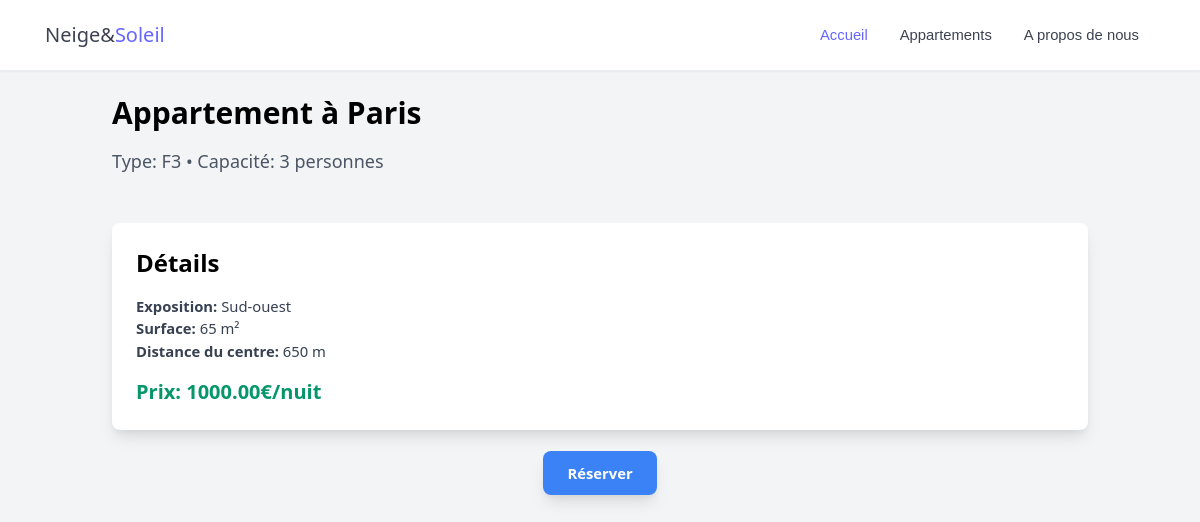
The page /Controlleur/c_detail_annonces.php?id_batiment=B001&numero_appartement=107&prix=1000.00 on the database its author committed.
### tables this page shows
CREATE TABLE IF NOT EXISTS APPARTEMENT (
        ID_BATIMENT VARCHAR(30) NOT NULL,
        NUMERO_APPARTEMENT INT NOT NULL,
        ID_VILLE INT NOT NULL,
        ID_PROPRIETAIRE INT NOT NULL,
        ADRESSE VARCHAR(70) NOT NULL,
        CODE_POSTAL INT NOT NULL,
        IMG1 mediumblob DEFAULT NULL,
        IMG2 mediumblob DEFAULT NULL,
        IMG3 mediumblob DEFAULT NULL,
        IMG4 mediumblob DEFAULT NULL,
        TYPE ENUM('F1', 'F2', 'F3', 'F4', 'F5') NOT NULL,
        EXPOSITION ENUM('Nord', 'Nord-est','Nord-ouest','Sud','Sud-est','Sud-ouest','Est', 'Ouest') NOT NULL,
        SURFACE_HABITABLE INT NOT NULL,
        SURFACE_BALCON INT DEFAULT NULL,
        CAPACITE INT NOT NULL,
        DISTANCE INT NOT NULL,
        CONSTRAINT PK_APPARTEMENT PRIMARY KEY (ID_BATIMENT, NUMERO_APPARTEMENT),
        CONSTRAINT FK_APPARTEMENT_VILLE FOREIGN KEY (ID_VILLE) REFERENCES VILLE(ID_VILLE) on update cascade,
        CONSTRAINT FK_APPARTEMENT_PROPRIETAIRE FOREIGN KEY (ID_PROPRIETAIRE) REFERENCES PROPRIETAIRE(ID_PROPRIETAIRE) on update cascade on delete cascade,
        CONSTRAINT FK_APPARTEMENT_BATIMENT FOREIGN KEY (ID_BATIMENT) REFERENCES BATIMENT(ID_BATIMENT) on update cascade on delete cascade
    );

CREATE TABLE IF NOT EXISTS VILLE (
        ID_VILLE INT NOT NULL AUTO_INCREMENT,
        NOM VARCHAR(128) DEFAULT NULL,
        CONSTRAINT PK_VILLE PRIMARY KEY (ID_VILLE)
    );

### Controlleur/c_detail_annonces.php (called while the page is built, shortened)
<?php
require_once __DIR__ . "/Controlleur.class.php";
$unControleur = new Controleur();
$id_batiment = $_GET['id_batiment'] ;
$numero_appartement = $_GET['numero_appartement'] ;
$check=$unControleur->verifierAppartement($id_batiment, $numero_appartement);
if ($check == 1) {
$annonce = $unControleur->selectAppartementEkip($id_batiment, $numero_appartement);
}
else {
    header("Location: ../Vue/Erreur404.php");
}
$prixAffiche=$_GET['prix'];
 require_once __DIR__ . "/../Vue/vue_detail_annonces.php";

### Modele/Modele.class.php (called while the page is built, shortened)
<?php
	class Modele {
		private $unPdo ;
		public function __construct(){
			try {
				$serveur="localhost";
				$bdd = "NeigeSoleil";
				$user = "root";
				$mdp = "";
				$this->unPdo = new PDO("mysql:host=".$serveur.";dbname=".$bdd, $user, $mdp);
			}
			catch(PDOException $exp){
				echo "<br> Erreur de connexion à la BDD :".$exp->getMessage();
			}
		}
			public function selectAppartementEkip($id_batiment, $numero_appartement) {
				$requete = "SELECT apt.*, ekip.*, v.nom as ville FROM Ville v JOIN appartement apt ON apt.id_ville=v.id_ville LEFT JOIN Equipements ekip ON apt.id_batiment=ekip.id_batiment AND apt.numero_appartement=ekip.numero_appartement where :id_batiment = apt.id_batiment and :numero_appartement = apt.numero_appartement;";
				$exec = $this->unPdo->prepare($requete);
				$donnees = [":id_batiment" => $id_batiment, ":numero_appartement" => $numero_appartement];
				$exec->execute($donnees);
				return $exec->fetch();
			}
}
	?>

### Controlleur/Controlleur.class.php (called while the page is built, shortened)
    <?php
   require_once __DIR__ . "/../Modele/Modele.class.php";
    class Controleur {
        private $unModele;
        public function __construct (){
            $this->unModele = new Modele();
        }
        public function selectAppartementEkip($id_batiment, $numero_appartement) {
            return $this->unModele->selectAppartementEkip($id_batiment, $numero_appartement);
        }
}
?>

### Vue/vue_detail_annonces.php (the view, shortened to what this page needs)
<!DOCTYPE html>
<html lang="fr">
<head>
    <link rel="stylesheet" href="../CSS/cssnavbar.css">
    <link rel="stylesheet" href="../CSS/search-bar-accueil.css">
    <link href="https://cdn.jsdelivr.net/npm/tailwindcss@2.2.19/dist/tailwind.min.css" rel="stylesheet">
</head>
<body class="bg-gray-100">
<nav class="navbar">
    <div class="container">
      <div class="navbar-header">
        <a href="../index.php">
          <h4>Neige&<span>Soleil</span></h4>
        </a>
      </div>
      <div class="navbar-menu" id="open-navbar1">
        <ul class="navbar-nav">
          <li class="active"><a href="../index.php">Accueil</a></li>
          <li class="navbar-dropdown">
            <a href="../Controlleur/c_annonces.php">
              Appartements <i class="fa fa-angle-down"></i>
            </a>
          </li>
          <li><a href="#">A propos de nous</a></li>
        </ul>
      </div>
    </div>
  </nav>
    <div class="container mx-auto p-6">
        <h1 class="text-3xl font-bold mb-4">Appartement à <?= htmlspecialchars($annonce['ville']) ?></h1>
        <p class="text-gray-600 text-lg">Type: <?= htmlspecialchars($annonce['TYPE']) ?> • Capacité: <?= htmlspecialchars($annonce['CAPACITE']) ?> personnes</p>
        <div class="bg-white shadow-lg rounded-lg p-6">
            <h2 class="text-2xl font-semibold mb-4">Détails</h2>
            <p class="text-gray-700"><strong>Exposition:</strong> <?= htmlspecialchars($annonce['EXPOSITION']) ?></p>
            <p class="text-gray-700"><strong>Surface:</strong> <?= htmlspecialchars($annonce['SURFACE_HABITABLE']) ?> m²</p>
            <p class="text-gray-700"><strong>Distance du centre:</strong> <?= htmlspecialchars($annonce['DISTANCE']) ?> m</p>
            <p class="text-green-600 font-bold text-xl mt-4">Prix: <?= $prixAffiche ?>€/nuit</p>
        </div>
        <div class="text-center mt-8">
            <a href="../Controlleur/c_reservation.php?id_batiment=<?= $id_batiment ?>&numero_appartement=<?= $numero_appartement ?>" class="px-6 py-3 bg-blue-500 text-white font-bold rounded-lg shadow-lg hover:bg-blue-600">Réserver</a>
        </div>
    </div>
</body>
</html>

### CSS/cssnavbar.css (style rules this page uses)
* { box-sizing: border-box; padding: 0; margin: 0; }
body { font-family: "Roboto", sans-serif; font-size: 0.925rem; }
a { text-decoration: none; }
.container { width: 1170px; position: relative; margin-left: auto; margin-right: auto; padding-left: 15px; padding-right: 15px; }
.navbar, .navbar > .container { width: 100%; display: flex; flex-wrap: wrap; align-items: center; justify-content: space-between; }
.navbar { box-shadow: 0 1px 2px 0 rgba(0, 0, 0, 0.05); background-color: #fff; padding: 1rem 1.15rem; border-bottom: 1px solid #eceef3; }
@media (min-width: 576px) { .navbar .container { max-width: 540px; } }
@media (min-width: 768px) { .navbar .container { max-width: 720px; } }
@media (min-width: 992px) { .navbar .container { max-width: 960px; } }
@media (min-width: 1200px) { .navbar .container { max-width: 1140px; } }
.navbar .navbar-header { display: flex; align-items: center; }
.navbar .navbar-header > a { font-weight: 500; color: #3c4250; }
.navbar .navbar-menu { display: flex; align-items: center; flex-basis: auto; flex-grow: 1; font-family: 'Montserrat', sans-serif; }
.navbar .navbar-menu .navbar-nav { margin-left: auto; flex-direction: row; display: flex; padding-left: 0; margin-bottom: 0; list-style: none; }
.navbar .navbar-menu .navbar-nav > li > a { color: #3c4250; text-decoration: none; display: inline-block; padding: 0.5rem 1rem; }
.navbar .navbar-menu .navbar-nav > li.active a { color: #66f; }
.navbar .navbar-dropdown { position: relative; }
.navbar .navbar-header > a span { color: #66f; }
.navbar .navbar-header h4 { font-weight: 500; font-size: 1.25rem; }

### rows shown on the page
appartement: ID_VILLE.NOM "Paris", TYPE "F3", CAPACITE "3", EXPOSITION "Sud-ouest", SURFACE_HABITABLE "65", DISTANCE "650"

### other values the page prints
$prixAffiche "1000.00"
